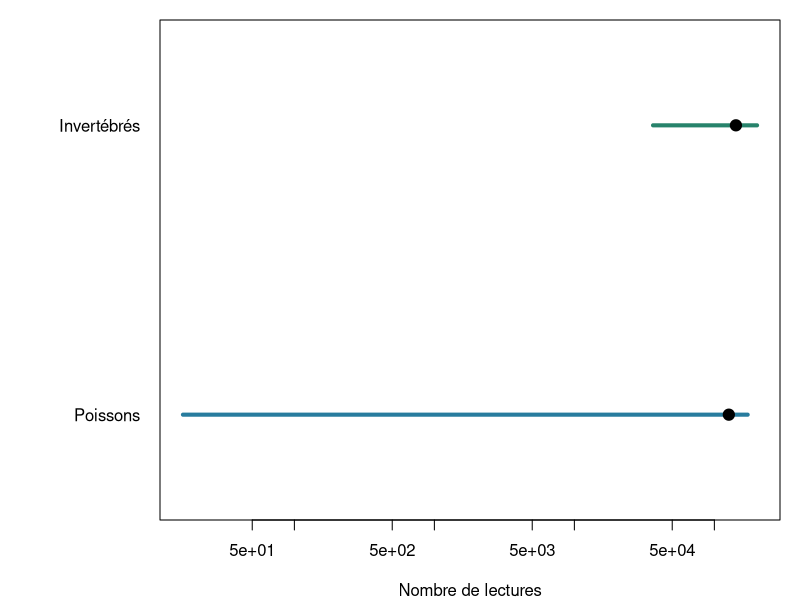

Write the R code that produced this figure. (Note: this script raises an error after producing the figure.)
## ---- chunk 1
knitr::opts_chunk$set(echo=FALSE, warning=FALSE, message=FALSE, fig.align='center', fig.pos='H', out.width='95%')
## ---- chunk 2
par(mar=c(4,8,1,1), las=1)
plot(c(16,201735),c(1,2),type='n',log='x',yaxt='n',ylab='',xlab='Nombre de lectures',ylim=c(0.7,2.3))
axis(2,at=1:2,labels=c('Poissons','Invertébrés'),tick=FALSE)
segments(c(16,36474),1:2,c(172886,201735),1:2,lwd=4,col=c('#287C9E','#27836B'))
points(c(126864.5,142560),1:2,pch=19,cex=1.5)
## ---- chunk 3
knitr::include_graphics('figures_synthese/richesse.png')
## ---- chunk 4
knitr::include_graphics('figures_synthese/rarefaction.png')
## ---- chunk 5
knitr::include_graphics('figures_synthese/spatial.png')
## ---- chunk 6
knitr::include_graphics('figures_synthese/controles.png')
## ---- chunk 7
knitr::include_graphics('figures_synthese/priorites.png')
